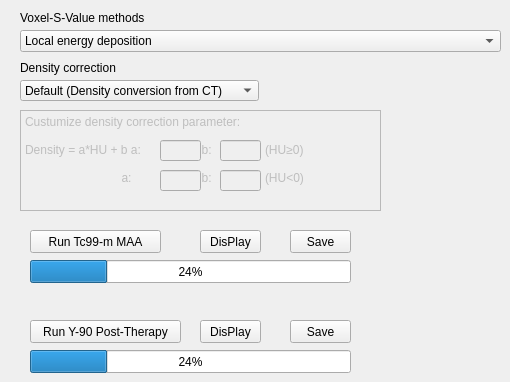
    <widget class="QWidget" name="tab_5">
     <attribute name="title">
      <string>Dose conversion</string>
     </attribute>
     <widget class="QLabel" name="label_27">
      <property name="geometry">
       <rect>
        <x>20</x>
        <y>10</y>
        <width>141</width>
        <height>16</height>
       </rect>
      </property>
      <property name="text">
       <string>Voxel-S-Value methods</string>
      </property>
     </widget>
     <widget class="QComboBox" name="comboBox_2">
      <property name="geometry">
       <rect>
        <x>20</x>
        <y>30</y>
        <width>481</width>
        <height>22</height>
       </rect>
      </property>
      <property name="mouseTracking">
       <bool>false</bool>
      </property>
      <property name="focusPolicy">
       <enum>Qt::WheelFocus</enum>
      </property>
      <property name="contextMenuPolicy">
       <enum>Qt::DefaultContextMenu</enum>
      </property>
      <property name="acceptDrops">
       <bool>false</bool>
      </property>
      <property name="editable">
       <bool>false</bool>
      </property>
      <property name="insertPolicy">
       <enum>QComboBox::InsertAtTop</enum>
      </property>
      <property name="duplicatesEnabled">
       <bool>false</bool>
      </property>
      <property name="frame">
       <bool>true</bool>
      </property>
      <item>
       <property name="text">
        <string>Local energy deposition</string>
       </property>
      </item>
      <item>
       <property name="text">
        <string>Liver kernel</string>
       </property>
      </item>
      <item>
       <property name="text">
        <string>Liver &amp; lung kernel</string>
       </property>
      </item>
      <item>
       <property name="text">
        <string>Liver &amp; Lung kernel (density correction)</string>
       </property>
      </item>
      <item>
       <property name="text">
        <string>BIG kernel (density correction)</string>
       </property>
      </item>
     </widget>
     <widget class="QLabel" name="label_28">
      <property name="geometry">
       <rect>
        <x>20</x>
        <y>60</y>
        <width>141</width>
        <height>16</height>
       </rect>
      </property>
      <property name="text">
       <string>Density correction</string>
      </property>
     </widget>
     <widget class="QComboBox" name="comboBox_3">
      <property name="geometry">
       <rect>
        <x>20</x>
        <y>80</y>
        <width>239</width>
        <height>21</height>
       </rect>
      </property>
      <property name="insertPolicy">
       <enum>QComboBox::NoInsert</enum>
      </property>
      <property name="sizeAdjustPolicy">
       <enum>QComboBox::AdjustToContentsOnFirstShow</enum>
      </property>
      <property name="frame">
       <bool>true</bool>
      </property>
      <item>
       <property name="text">
        <string>Default (Density conversion from CT)</string>
       </property>
      </item>
      <item>
       <property name="text">
        <string>Customize</string>
       </property>
      </item>
     </widget>
     <widget class="QLineEdit" name="density_a_2">
      <property name="enabled">
       <bool>false</bool>
      </property>
      <property name="geometry">
       <rect>
        <x>160</x>
        <y>170</y>
        <width>41</width>
        <height>21</height>
       </rect>
      </property>
     </widget>
     <widget class="QLineEdit" name="density_b_1">
      <property name="enabled">
       <bool>false</bool>
      </property>
      <property name="geometry">
       <rect>
        <x>220</x>
        <y>140</y>
        <width>41</width>
        <height>21</height>
       </rect>
      </property>
     </widget>
     <widget class="QLineEdit" name="density_a_1">
      <property name="enabled">
       <bool>false</bool>
      </property>
      <property name="geometry">
       <rect>
        <x>160</x>
        <y>140</y>
        <width>41</width>
        <height>21</height>
       </rect>
      </property>
     </widget>
     <widget class="QLineEdit" name="density_b_2">
      <property name="enabled">
       <bool>false</bool>
      </property>
      <property name="geometry">
       <rect>
        <x>220</x>
        <y>170</y>
        <width>41</width>
        <height>21</height>
       </rect>
      </property>
     </widget>
     <widget class="QPushButton" name="Tc99mAArun">
      <property name="geometry">
       <rect>
        <x>30</x>
        <y>230</y>
        <width>131</width>
        <height>23</height>
       </rect>
      </property>
      <property name="text">
       <string>Run Tc99-m MAA</string>
      </property>
     </widget>
     <widget class="QPushButton" name="Y90rum">
      <property name="geometry">
       <rect>
        <x>30</x>
        <y>320</y>
        <width>151</width>
        <height>23</height>
       </rect>
      </property>
      <property name="text">
       <string>Run Y-90 Post-Therapy</string>
      </property>
     </widget>
     <widget class="QProgressBar" name="progressBar">
      <property name="geometry">
       <rect>
        <x>30</x>
        <y>260</y>
        <width>321</width>
        <height>23</height>
       </rect>
      </property>
      <property name="value">
       <number>24</number>
      </property>
     </widget>
     <widget class="QProgressBar" name="progressBar_2">
      <property name="geometry">
       <rect>
        <x>30</x>
        <y>350</y>
        <width>321</width>
        <height>23</height>
       </rect>
      </property>
      <property name="value">
       <number>24</number>
      </property>
     </widget>
     <widget class="QPushButton" name="pushButton_13">
      <property name="geometry">
       <rect>
        <x>290</x>
        <y>230</y>
        <width>61</width>
        <height>23</height>
       </rect>
      </property>
      <property name="text">
       <string>Save</string>
      </property>
     </widget>
     <widget class="QPushButton" name="pushButton_14">
      <property name="geometry">
       <rect>
        <x>200</x>
        <y>230</y>
        <width>61</width>
        <height>23</height>
       </rect>
      </property>
      <property name="text">
       <string>DisPlay</string>
      </property>
     </widget>
     <widget class="QPushButton" name="pushButton_15">
      <property name="geometry">
       <rect>
        <x>200</x>
        <y>320</y>
        <width>61</width>
        <height>23</height>
       </rect>
      </property>
      <property name="text">
       <string>DisPlay</string>
      </property>
     </widget>
     <widget class="QPushButton" name="pushButton_16">
      <property name="geometry">
       <rect>
        <x>290</x>
        <y>320</y>
        <width>61</width>
        <height>23</height>
       </rect>
      </property>
      <property name="text">
       <string>Save</string>
      </property>
     </widget>
     <widget class="QTextBrowser" name="Custumize_density">
      <property name="enabled">
       <bool>false</bool>
      </property>
      <property name="geometry">
       <rect>
        <x>20</x>
        <y>110</y>
        <width>361</width>
        <height>101</height>
       </rect>
      </property>
      <property name="html">
       <string>&lt;!DOCTYPE HTML PUBLIC &quot;-//W3C//DTD HTML 4.0//EN&quot; &quot;http://www.w3.org/TR/REC-html40/strict.dtd&quot;&gt;
&lt;html&gt;&lt;head&gt;&lt;meta name=&quot;qrichtext&quot; content=&quot;1&quot; /&gt;&lt;meta charset=&quot;utf-8&quot; /&gt;&lt;style type=&quot;text/css&quot;&gt;
p, li { white-space: pre-wrap; }
hr { height: 1px; border-width: 0; }
li.unchecked::marker { content: &quot;\2610&quot;; }
li.checked::marker { content: &quot;\2612&quot;; }
&lt;/style&gt;&lt;/head&gt;&lt;body style=&quot; font-family:'Microsoft YaHei UI'; font-size:9pt; font-weight:400; font-style:normal;&quot;&gt;
&lt;p style=&quot; margin-top:0px; margin-bottom:0px; margin-left:0px; margin-right:0px; -qt-block-indent:0; text-indent:0px;&quot;&gt;Custumize density correction parameter:&lt;/p&gt;
&lt;p style=&quot;-qt-paragraph-type:empty; margin-top:0px; margin-bottom:0px; margin-left:0px; margin-right:0px; -qt-block-indent:0; text-indent:0px;&quot;&gt;&lt;br /&gt;&lt;/p&gt;
&lt;p style=&quot; margin-top:0px; margin-bottom:0px; margin-left:0px; margin-right:0px; -qt-block-indent:0; text-indent:0px;&quot;&gt;Density = a*HU + b a:	     b:	(HU≥0)		&lt;/p&gt;
&lt;p style=&quot;-qt-paragraph-type:empty; margin-top:0px; margin-bottom:0px; margin-left:0px; margin-right:0px; -qt-block-indent:0; text-indent:0px;&quot;&gt;&lt;br /&gt;&lt;/p&gt;
&lt;p style=&quot; margin-top:0px; margin-bottom:0px; margin-left:0px; margin-right:0px; -qt-block-indent:0; text-indent:0px;&quot;&gt;                             a:	     b:	(HU&amp;lt;0)&lt;/p&gt;&lt;/body&gt;&lt;/html&gt;</string>
      </property>
     </widget>
     <zorder>Custumize_density</zorder>
     <zorder>label_27</zorder>
     <zorder>comboBox_2</zorder>
     <zorder>label_28</zorder>
     <zorder>comboBox_3</zorder>
     <zorder>density_a_2</zorder>
     <zorder>density_b_1</zorder>
     <zorder>density_a_1</zorder>
     <zorder>density_b_2</zorder>
     <zorder>Tc99mAArun</zorder>
     <zorder>Y90rum</zorder>
     <zorder>progressBar</zorder>
     <zorder>progressBar_2</zorder>
     <zorder>pushButton_13</zorder>
     <zorder>pushButton_14</zorder>
     <zorder>pushButton_15</zorder>
     <zorder>pushButton_16</zorder>
    </widget>
